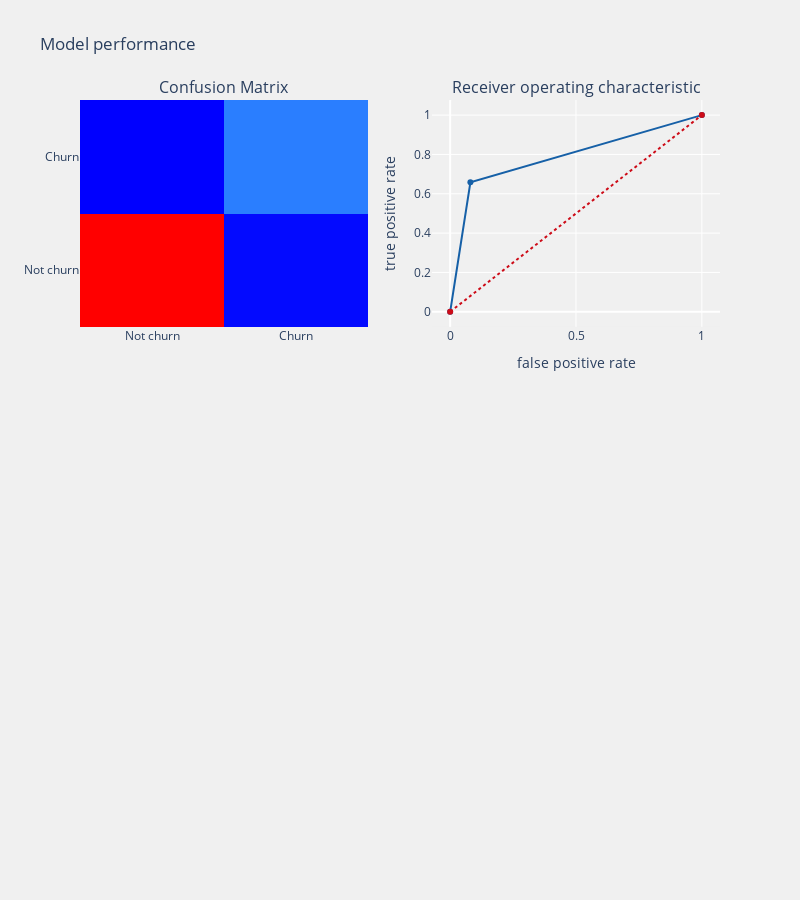

The notebook cell saved with this chart:
### Code cell
from sklearn.tree import DecisionTreeClassifier
clf = DecisionTreeClassifier(random_state=0)
telecom_churn_prediction(clf,train_X,test_X,train_Y,test_Y,
                         cols,"features",threshold_plot = True)

### Figure 1 — Plotly figure (JSON) as saved in the notebook; plotly's stock layout.template omitted (floating-point values rounded to 4 significant figures)
{"data": [{"colorscale": [[0, "rgb(0,0,255)"], [0.1, "rgb(51,153,255)"], [0.2, "rgb(102,204,255)"], [0.3, "rgb(153,204,255)"], [0.4, "rgb(204,204,255)"], [0.5, "rgb(255,255,255)"], [0.6, "rgb(255,204,255)"], [0.7, "rgb(255,153,255)"], [0.8, "rgb(255,102,204)"], [0.9, "rgb(255,102,102)"], [1, "rgb(255,0,0)"]], "name": "matrix", "showscale": false, "type": "heatmap", "x": ["Not churn", "Churn"], "xaxis": "x", "y": ["Not churn", "Churn"], "yaxis": "y", "z": [[503, 44], [41, 79]]}, {"line": {"color": "rgb(22, 96, 167)", "width": 2}, "name": "Roc : 0.7889472882388787", "type": "scatter", "x": [0, 0.08044, 1], "xaxis": "x2", "y": [0, 0.6583, 1], "yaxis": "y2"}, {"line": {"color": "rgb(205, 12, 24)", "dash": "dot", "width": 2}, "type": "scatter", "x": [0, 1], "xaxis": "x2", "y": [0, 1], "yaxis": "y2"}], "layout": {"annotations": [{"font": {"size": 16}, "showarrow": false, "text": "Confusion Matrix", "x": 0.225, "xanchor": "center", "xref": "paper", "y": 1, "yanchor": "bottom", "yref": "paper"}, {"font": {"size": 16}, "showarrow": false, "text": "Receiver operating characteristic", "x": 0.775, "xanchor": "center", "xref": "paper", "y": 1, "yanchor": "bottom", "yref": "paper"}], "autosize": false, "height": 900, "margin": {"b": 195}, "paper_bgcolor": "rgba(240,240,240, 0.95)", "plot_bgcolor": "rgba(240,240,240, 0.95)", "showlegend": false, "title": {"text": "Model performance"}, "width": 800, "xaxis": {"anchor": "y", "domain": [0, 0.45], "type": "category", "range": [-0.5, 1.5], "autorange": true}, "xaxis2": {"anchor": "y2", "domain": [0.55, 1], "title": {"text": "false positive rate"}, "type": "linear", "range": [-0.07211, 1.072], "autorange": true}, "xaxis3": {"anchor": "y3", "domain": [0, 1], "showgrid": true, "tickangle": 90, "tickfont": {"size": 10}}, "yaxis": {"anchor": "x", "domain": [0.625, 1], "type": "category", "range": [-0.5, 1.5], "autorange": true}, "yaxis2": {"anchor": "x2", "domain": [0.625, 1], "title": {"text": "true positive rate"}, "type": "linear", "range": [-0.07674, 1.077], "autorange": true}, "yaxis3": {"anchor": "x3", "domain": [0, 0.375]}}}
